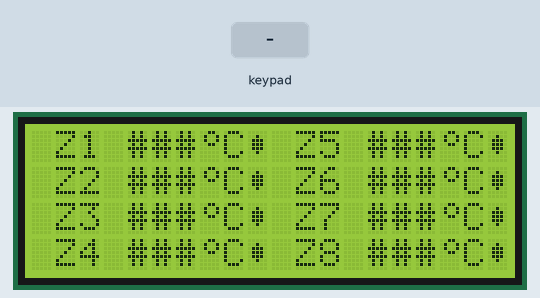
Recording of a sketch running on a simulated Arduino Uno, built with avr-gcc and run on an emulated ATmega328P. On the bench: 20×4 character LCD. The test bench sets the inputs (shaded band).

Above: at 1.2 s.
1.3 s: key 'C' pressed
At 2.4 s:
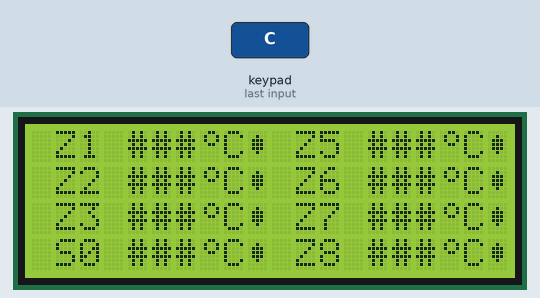
2.8 s: key 'B' pressed
At 3.5 s:
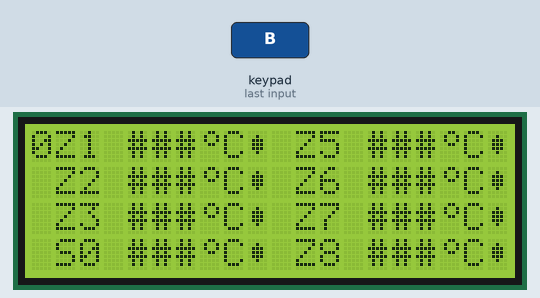
4.3 s: key 'C' pressed
At 4.7 s:
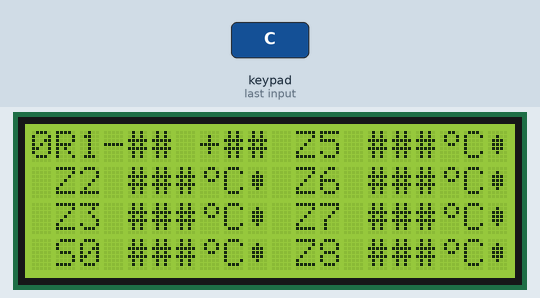
5.8 s: key 'C' pressed
At 7.0 s:
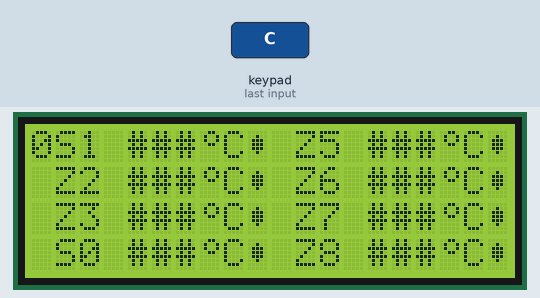
7.3 s: keypad keys 7 6 5 4 A pressed 0.4 s apart
At 9.3 s:
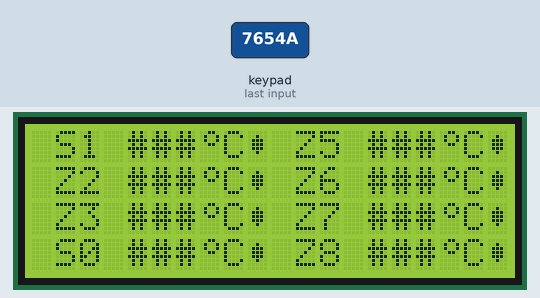
10.8 s: keypad keys 3 2 1 0 A pressed 0.4 s apart
At 13.3 s:
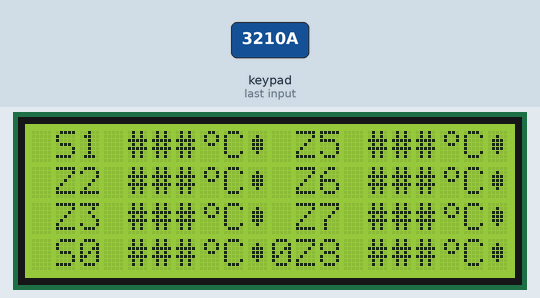
Timing chart, 0 to 14.8 s (numbered marks = the images above; inputs shaded):
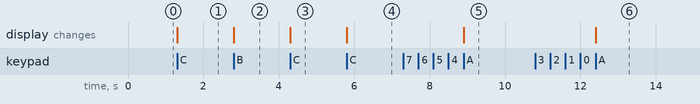

The sketch:

lcd_prueba.ino
```cpp
#include <Key.h>                                                                 //Librerías que se utilizan
#include <Keypad.h>
#include <LiquidCrystal.h>

int x = 0;                                                                       //Define las variables de posición
int y = -1;
int zona = -1;
int menuState[8] = {0,0,0,0,0,0,0,0};
LiquidCrystal lcd(10, 9, A5, A4, A3, A2);                                        //Define en que pines está conectado el lcd
const byte ROWS = 4;                                                             //filas y columnas del keypad
const byte COLS = 4;
char keys[ROWS][COLS] = {                                                        //Teclas del keypad
  {'1','2','3','A'},
  {'4','5','6','B'},
  {'7','8','9','C'},
  {'#','0','*','D'}
};
byte rowPins[ROWS] = { 7, 6, 5, 4 };                                             //pines donde está conectado el keypad
byte colPins[COLS] = { 3, 2, 1, 0 };
Keypad kpd = Keypad( makeKeymap(keys), rowPins, colPins, ROWS, COLS );           //"crea" el keypad
byte flecha[8] = { B00000,                                                       // Define los caracteres personalizados
                   B00100,
                   B00010,
                   B11111,
                   B00010,
                   B00100,
                   B00000,
                   B00000 };

byte lleno[8] = { B00000,
                  B00100,
                  B01110,
                  B01110,
                  B01110,
                  B00100,
                  B00000,
                  B00000 };

byte grados[8] = { B00110,
                   B01001,
                   B01001,
                   B00110,
                   B00000,
                   B00000,
                   B00000,
                   B00000 };


void setup() {
  lcd.begin(20,4);
  pantalla();
  lcd.createChar(0,flecha);   //crea los caracteres
  lcd.createChar(2,lleno);
  lcd.createChar(3,grados);
}

void loop() {

  char key = kpd.getKey();
  if(key)  {
    switch (key) {
      case 'A':
      screenSelectUP(x, y);
      break;
      case 'B':
      screenSelectDOWN(x, y);
      break;
      case 'C':
      Menu(menuState[zona]);
      break;
      default:
      break;
   }
 }
}


void screenSelectDOWN(int ex, int ey) {

  lcd.setCursor(ex,ey);
  lcd.print(" ");
    for (int i = x; x <= 10; i += 10) {
      for (int j = y; y < 3; j++) {
        y++;
        zona++;
        lcd.setCursor(x,y);
        lcd.print(menuState[zona]);
        return;
     }
    y = -1;
    x += 10;
   }
  y = -1;
  x = 0;
  zona = -1;
}

void screenSelectUP(int ex, int ey) {

  lcd.setCursor(ex,ey);
  lcd.print(" ");
    for (int i = x; x >= 0; i -= 10) {
      for (int j = y; y > 0; j--) {
        y--;
        zona--;
        lcd.setCursor(x,y);
        lcd.print(menuState[zona]);
        return;
     }
    y = 4;
    x -= 10;
   }
  y = 4;
  x = 10;
  zona = 8;
}


void Menu(int currentMenu) {


  switch(currentMenu){
    case 0:
    menuState[zona]++;
    lcd.setCursor(x+1,y);
    lcd.print("R");
    lcd.print(zona+1);
    lcd.print("-## +##");
    break;
    case 1:
    menuState[zona]++;
    lcd.setCursor(x+1,y);
    lcd.print("S");
    lcd.print(zona+1);
    lcd.print( " ###");
    lcd.write(byte(3));
    lcd.print("C");
    lcd.write(byte(2));
    break;
    case 2:
    menuState[zona] = 0;
    lcd.setCursor(x+1,y);
    lcd.print("Z");
    lcd.print(zona+1);
    lcd.print( " ###");
    lcd.write(byte(3));
    lcd.print("C");
    lcd.write(byte(2));
    break;
  }

}

void pantalla() {      //Crea el formato de la pantalla
  lcd.setCursor(1,0);
  lcd.print("Z1 ###");
  lcd.write(byte(3));
  lcd.print("C");
  lcd.write(byte(2));
  lcd.setCursor(1,1);
  lcd.print("Z2 ###");
  lcd.write(byte(3));
  lcd.print("C");
  lcd.write(byte(2));
  lcd.setCursor(1,2);
  lcd.print("Z3 ###");
  lcd.write(byte(3));
  lcd.print("C");
  lcd.write(byte(2));
  lcd.setCursor(1,3);
  lcd.print("Z4 ###");
  lcd.write(byte(3));
  lcd.print("C");
  lcd.write(byte(2));
  lcd.setCursor(11,0);
  lcd.print("Z5 ###");
  lcd.write(byte(3));
  lcd.print("C");
  lcd.write(byte(2));
  lcd.setCursor(11,1);
  lcd.print("Z6 ###");
  lcd.write(byte(3));
  lcd.print("C");
  lcd.write(byte(2));
  lcd.setCursor(11,2);
  lcd.print("Z7 ###");
  lcd.write(byte(3));
  lcd.print("C");
  lcd.write(byte(2));
  lcd.setCursor(11,3);
  lcd.print("Z8 ###");
  lcd.write(byte(3));
  lcd.print("C");
  lcd.write(byte(2));
}
```

Measured:
- after the input at 1.3 s, the display: changes at once (image 1)
- after the input at 2.8 s, the display: changes at once (image 2)
- after the input at 4.3 s, the display: changes at once (image 3)
- after the input at 5.8 s, the display: changes at once (image 4)
- after the input at 7.3 s, the display: changes after 1.6 s (image 5)
- after the input at 10.8 s, the display: changes after 1.6 s (image 6)
